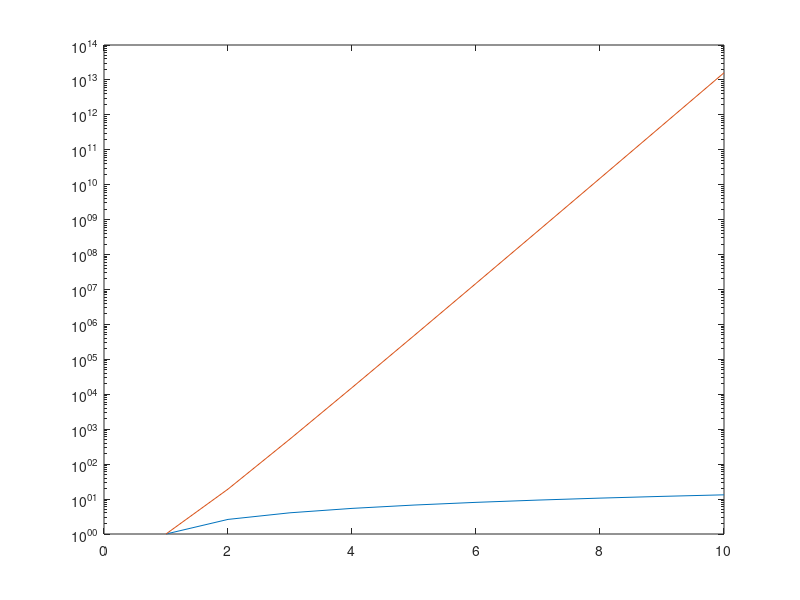

Reproduce this figure in MATLAB.
%Esegue esclusivamente il grafico del condizionamento delle due matrici
clear all
clc
format long

for n=1:10
    clear A
    A=ones(n);
    A1=triu(A);
    condiz(n) = cond(A1);
end
for i=1:n
A=hilb(i);
KA(i)=cond(A);
end
[condiz',KA']
semilogy(1:n,condiz)
hold on
semilogy(1:n,KA);
